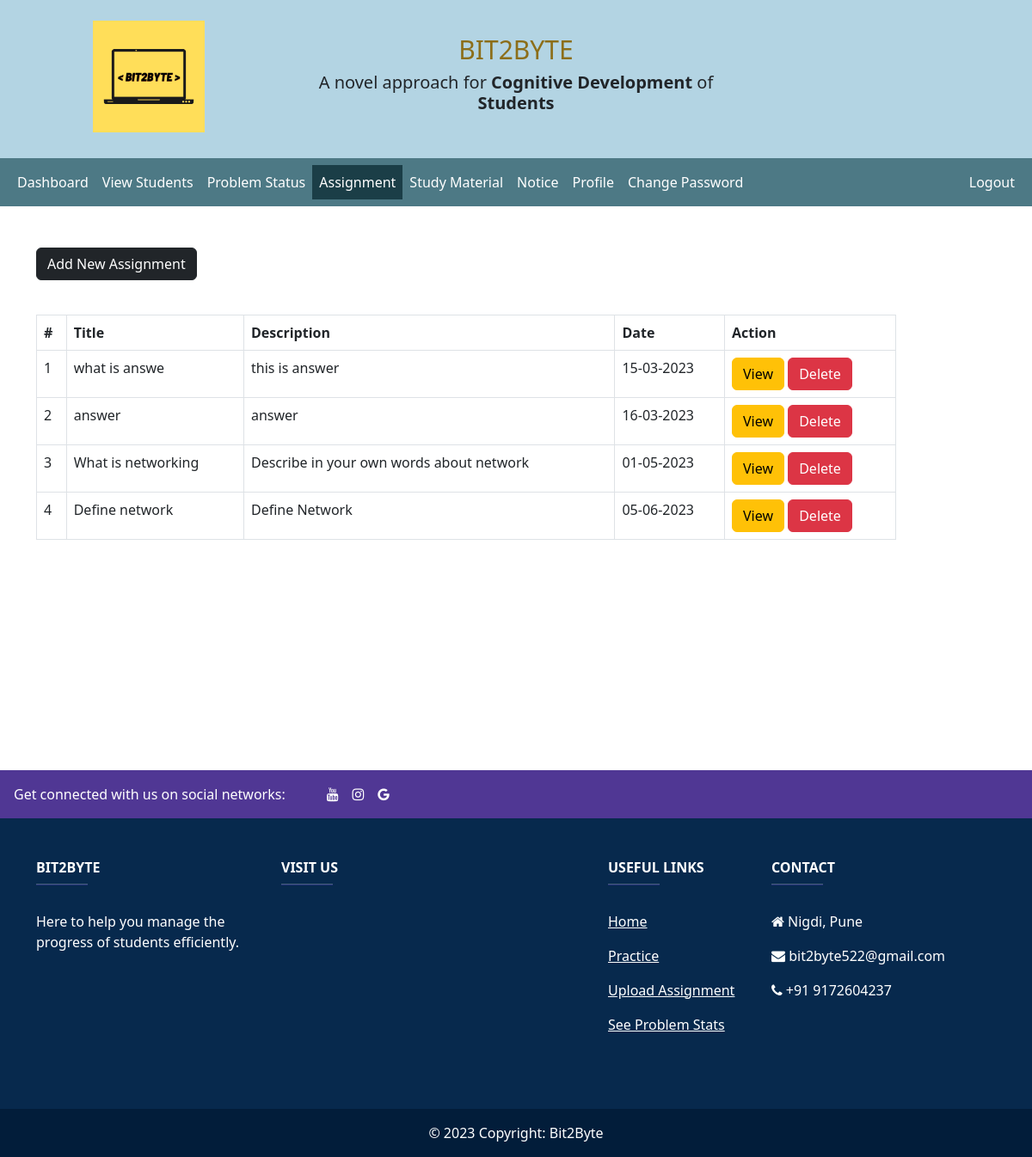
/teacher/assignment.php (signed in), run on the app's committed database.
### tables this page shows
CREATE TABLE `assignment` (
  `id` int(11) NOT NULL,
  `title` varchar(20) NOT NULL,
  `description` varchar(40) NOT NULL,
  `section_id` int(11) NOT NULL,
  `date` varchar(20) NOT NULL
);

### teacher/data/teacher.php (called while the page is built, shortened)
<?php
function getTeacherById($teacher_id, $conn){
   $sql = "SELECT * FROM teachers
           WHERE teacher_id=?";
   $stmt = $conn->prepare($sql);
   $stmt->execute([$teacher_id]);
   if ($stmt->rowCount() == 1) {
     $teacher = $stmt->fetch();
     return $teacher;
   }else {
    return 0;
   }
}
?>

### teacher/data/assignment.php (called while the page is built, shortened)
<?php
function getAssignments($section, $conn)
{
    $sql  = "SELECT * from assignment where section_id=?";
    $stmt = $conn->prepare($sql);
    $stmt->execute([$section]);
    if ($stmt->rowCount() >= 1) {
        $students = $stmt->fetchAll();
        return $students;
      }else {
          return 0;
      }
}
?>

### teacher/assignment.php (the view, shortened to what this page needs)
<?php
if (isset($_SESSION['teacher_id']) &&
    isset($_SESSION['role'])) {
    if ($_SESSION['role'] == 'Teacher') {
       include "../DB_connection.php";
       include "data/teacher.php";
       include "data/assignment.php";
       $teacher_id = $_SESSION['teacher_id'];
       $teacher = getTeacherById($teacher_id, $conn);
       $assignments = getAssignments($teacher['section'], $conn);
 ?>
<!DOCTYPE html>
<html lang="en">
<head>
	<link rel="stylesheet" href="https://cdn.jsdelivr.net/npm/bootstrap@5.2.0/dist/css/bootstrap.min.css">
	<link rel="stylesheet" href="../css/style.css">
  <link rel="stylesheet" href="https://cdnjs.cloudflare.com/ajax/libs/font-awesome/4.7.0/css/font-awesome.min.css">
</head>
<body>
    <?php
    include "header.php";
        include "inc/navbar.php";
      ?>
     <div class="container mt-5" style="min-height:70vh;">
     <a href="assignment-add.php"
           class="btn btn-dark">Add New Assignment</a><br/><br/>
      <?php
        if ($assignments != 0) {
     ?>
           <div class="table-responsive">
              <table class="table table-bordered mt-3 n-table">
                <thead>
                  <tr>
                    <th scope="col">#</th>
                    <th scope="col">Title</th>
                    <th scope="col">Description</th>
                    <th scope="col">Date</th>
                    <th scope="col">Action</th>
                  </tr>
                </thead>
                <tbody>
                  <?php $i = 0; foreach ($assignments as $assignment ) {
                    $i++;  ?>
                  <tr>
                    <td><?=$i?>
                    <td><?=$assignment['title']?></td>
                    <td>
                        <?=$assignment['description']?>
                    </td>
                    <td><?=$assignment['date']?></td>
                    <td>
                        <a href="assignment-view.php?assignment_id=<?=$assignment['id']?>"
                           class="btn btn-warning">View</a>
                        <a href="assignment-delete.php?assignment_id=<?=$assignment['id']?>"
                           class="btn btn-danger">Delete</a>
                    </td>
                  </tr>
                <?php } ?>
                </tbody>
              </table>
           </div>
         <?php } ?>
     </div>
<br/><br/>
    <?php
    include "footer.php"
    ?>
</body>
</html>
<?php
  }else {
    header("Location: ../login.php");
    exit;
  }
}else {
	header("Location: ../login.php");
	exit;
}
?>

### css/style.css (style rules this page uses)
.n-table { width: 1000px; }

### data on the page
assignment: title "what is answe", description "this is answer", date "15-03-2023"
assignment: title "answer", description "answer", date "16-03-2023"
assignment: title "What is networking", description "Describe in your own words about network", date "01-05-2023"
assignment: title "Define network", description "Define Network", date "05-06-2023"
